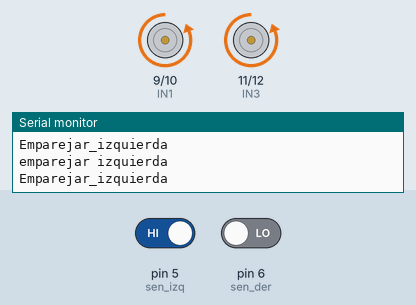
A sketch run on a simulated Arduino Uno, built with avr-gcc and run on an emulated ATmega328P. On the bench: motor-driver pin pairs drawn as motors (green arrow = first pin HIGH = forward, orange = second pin HIGH = backward, longer = more drive, scaled by the enable pin), the last lines printed to the serial monitor. The test bench sets the inputs (shaded band); at power-on: pin 5 (sen_izq) HIGH, pin 6 (sen_der) LOW.

Above: at 4.2 s.
4.3 s: pin 5 (sen_izq) driven LOW
At 4.8 s:
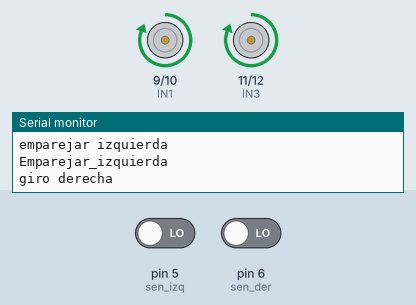
7.6 s: pin 6 (sen_der) driven HIGH
At 8.23 s:
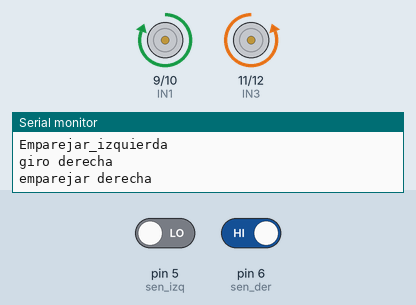
10.9 s: pin 5 (sen_izq) driven HIGH
At 12.3 s:
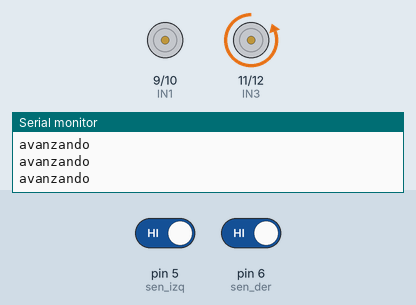
12.8 s: pin 6 (sen_der) driven LOW
At 13.2 s:
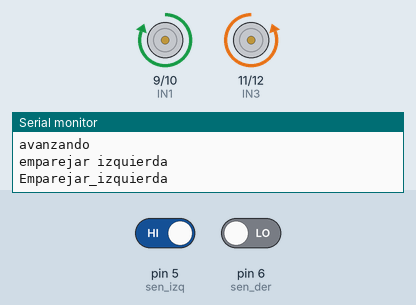
Timing chart, 0 to 17.1 s (numbered marks = the images above; inputs shaded):
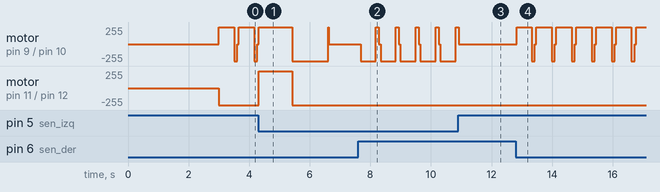

The sketch:

Expo_Robotica_BuenBot_3-Sensores_memorizando_pista_sc.ino
```cpp
  /*
    EVALUAR SI LEER ANTES LAS VARIABLES DE DATOS
    VER VUELTAS CORTAS DE GIRAR
    */

  /*
    EXPO ROBOTICA UBB 2017
    MATIAS VIDAL GUTIERREZ , CLAUDIO MORALES GUTIERREZ
    IECI
    */

  /*
    variable de estado 3 :
    0: esta a la izquierda
    1 esta recto
    2 esta a la derecha
    Se inicializa en 1 porque parte recto
    */


  //byte tipo dato de 0-255
  byte sen_izq = 5; // sensor de la izquierda
  byte sen_der = 6; // sensor de la derecha

  byte velocidad_maxima = 255;
  byte velocidad_media = 200;
  byte velocidad_minima = 100;

  byte recto=0;
  byte subida=-1;
  byte bajada=1;


  /* INPUTS DE PLACA L298D*/

  //Motor delantero A
  byte ENA = 8;
  byte IN1 = 9;
  byte IN2 = 10;

  //Motor B Trasero
  byte ENB = 13;
  byte IN3 = 11;
  byte IN4 = 12;

  //--SENTIDO DE GIRO--//
  byte sentido_giro;

  byte contacto; //contador de la pista cuando dobla memorizando pista

  int sensor_izquierdo;
  int sensor_derecho;
  int sensor_trasero;

  int pista;

  int tiempo_enderezar = 1000;


  void setup() {

    Serial.begin(9600);
    delay(3000);
    pinMode(sen_izq, INPUT);  // sensor inicia como entrada
    pinMode(sen_der, INPUT);  // snesor inicia como entrada

    /*MOTOR DELANTERO*/
    pinMode(ENA, OUTPUT);
    pinMode (IN1, OUTPUT);    // Input1 conectada al pin _
    pinMode (IN2, OUTPUT);    // Input2 conectada al pin _

    /*MOTOR DELANTERO*/
    pinMode(ENB, OUTPUT);
    pinMode (IN3, OUTPUT);    // Input3 conectada al pin _
    pinMode (IN4, OUTPUT);    // Input4 conectada al pin _

    sentido_giro = 1; // cambiar segun el boton

    pista = 1;

    contacto=0;


  }

  void loop() {
      sensor_izquierdo=digitalRead(sen_izq);
      sensor_derecho=digitalRead(sen_der);


        if ((sensor_izquierdo != pista) && (sensor_derecho != pista)) { // si el sensor izquierdo y derecha detecta la pistaa blanca
        //ver el sentido de giro con un boton
        if(contacto==1){
          if (sentido_giro == 1) {
              Serial.println("giro derecha");
              giro_der();
            } else if (sentido_giro == 0) {
              Serial.println("giro izquierda");
              giro_izq();
            }
          }
          contacto=0;
        }

      if ((sensor_izquierdo == pista) && (sensor_derecho == pista) ) { // si el sensor izquierdo y derecha detecta la pistaa blanca
        //rueda directa
        Serial.println("avanzando");
        avanzar();
      }

      //Detecta el sensor de pistaa derecha
      if ((sensor_izquierdo == pista)  && (sensor_derecho != pista) ) { // si el sensor derecho detecta la pistaa blanca
        //Giro a la Izquierda, sera con sentidos
        contacto=1;
        Serial.println("emparejar izquierda");
        emparejar_izquierda();
      }

      // Detecta la pistaa I zquierda
      if ((sensor_izquierdo != pista) && (sensor_derecho == pista) ) { // si el sensor izquierdo detecta la pistaa blanca
        //Giro a la Derecha sentidos?
        contacto=1;
        Serial.println("emparejar derecha");
        emparejar_derecha();
      }

    delay(50);

    }

    void detener() {
      digitalWrite (IN1, LOW);
      digitalWrite (IN2, LOW);

      digitalWrite (IN3, LOW);
      digitalWrite (IN4, LOW);

    }

    void avanzar() {
      digitalWrite (IN3, LOW);
      digitalWrite (IN4, HIGH);
      analogWrite(ENB, velocidad_maxima);
    }

  //trda : tiempo ruedas delanteras atras
  //trta : tiempo ruedas traseras atras
  //trdd : tiempo ruedas delanteras delante
  void giro_der() {
    //Motor trasero sigue su rumbo
    //Motor trasero sigue su rumbo
    //Motor delantero a un lado
     analogWrite(ENB, velocidad_media);
  analogWrite(ENA, velocidad_maxima);
    digitalWrite (IN1, HIGH);
    digitalWrite (IN2, LOW);


    // motor trasero atras

    digitalWrite (IN3, HIGH);
    digitalWrite (IN4, LOW);

    delay(1100);

    //Dobla al sentido contrario hacia delante


    digitalWrite (IN3, LOW);
    digitalWrite (IN4, HIGH);


    digitalWrite (IN1, LOW);
    digitalWrite (IN2, HIGH);

    delay(1200);

    digitalWrite (IN1, HIGH);
    digitalWrite (IN2, LOW);
    delayMicroseconds(8500);

    digitalWrite (IN1, LOW);
    digitalWrite (IN2, LOW);

    delay(1000);

  }

  void emparejar_derecha() {
    analogWrite(ENB, velocidad_media);
    analogWrite(ENA,velocidad_maxima);

    digitalWrite (IN3, LOW);
    digitalWrite (IN4, HIGH);

    digitalWrite (IN1, LOW);
    digitalWrite (IN2, HIGH);
    delay(500);

    digitalWrite(IN1, HIGH);
    digitalWrite(IN2, LOW);
    delay(100);

    digitalWrite(IN1, HIGH);
    digitalWrite(IN2, LOW);

    delayMicroseconds(8500);

    digitalWrite(IN1, LOW);
    digitalWrite(IN2, LOW);

    analogWrite(ENB, velocidad_maxima);


  }

  void giro_izq() {
    //Motor trasero sigue su rumbo
    //Motor trasero sigue su rumbo
    //Motor delantero a un lado
    analogWrite(ENA, velocidad_maxima);
    analogWrite(ENB, velocidad_media);
    digitalWrite (IN3, HIGH);
    digitalWrite (IN4, LOW);


    digitalWrite (IN1, LOW);
    digitalWrite (IN2, HIGH);


    // motor trasero atras

    delay(1100);

    //Dobla al sentido contrario hacia delante


    digitalWrite (IN3, LOW);
    digitalWrite (IN4, HIGH);


    digitalWrite (IN1, HIGH);
    digitalWrite (IN2, LOW);

    delay(1200);

    digitalWrite (IN1, LOW);
    digitalWrite (IN2, HIGH);
    delayMicroseconds(8500);

    digitalWrite (IN1, LOW);
    digitalWrite (IN2, LOW);

    delay(1000);


  }


  void emparejar_izquierda() {
    Serial.println("Emparejar_izquierda");
    analogWrite(ENB, velocidad_media);
    analogWrite(ENA,velocidad_maxima);

    digitalWrite (IN3, LOW);
    digitalWrite (IN4, HIGH);

    digitalWrite (IN1, HIGH);
    digitalWrite (IN2, LOW);
    delay(500);

    digitalWrite(IN1, LOW);
    digitalWrite(IN2, HIGH);
    delay(100);

    digitalWrite(IN1, LOW);
    digitalWrite(IN2, HIGH);

    delayMicroseconds(8500);

    digitalWrite(IN1, LOW);
    digitalWrite(IN2, LOW);

    analogWrite(ENB, velocidad_maxima);

  }
```

Measured:
- after the input at 4.3 s, motor on pin 11 (IN3) / pin 12 (IN4): backward 255/255 → forward 255/255 at once, → backward 255/255 1.1 s later
- after the input at 7.6 s, motor on pin 9 (IN1) / pin 10 (IN2): stopped → backward 255/255 after 0.08 s, then repeats every 0.66 s: forward 255/255 0.11 s, stopped 0.05 s, backward 255/255 0.50 s
- after the input at 10.9 s, motor on pin 9 (IN1) / pin 10 (IN2): goes on until 10.9 s, then stays stopped
- after the input at 12.8 s, motor on pin 9 (IN1) / pin 10 (IN2): stopped → forward 255/255 at once, then repeats every 0.66 s: backward 255/255 0.11 s, stopped 0.05 s, forward 255/255 0.50 s
